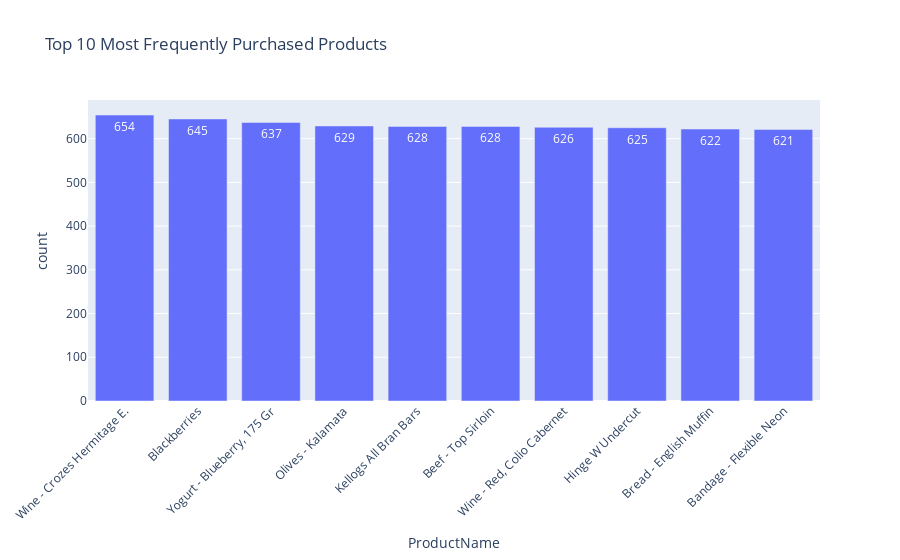

The notebook cell this image was saved under:
### Code cell
dfprod = df.groupby('ProductName').agg(
    count=('ProductName', 'count'),
    avg_price=('price', 'mean')
).reset_index()

dfprod = dfprod.sort_values(by='count', ascending=False)

top10 = dfprod.head(10)

fig = px.bar(
    top10,
    x='ProductName',
    y='count',
    hover_data=['avg_price'],  
    title='Top 10 Most Frequently Purchased Products',
    text='count'
)

fig.update_layout(xaxis_tickangle=-45)
fig.show()

### Figure 1 — Plotly figure (JSON) as saved in the notebook; plotly's stock layout.template omitted (floating-point values rounded to 4 significant figures)
{"data": [{"customdata": [[81.01], [72.94], [26.89], [18.79], [29.23], [3.332], [60.22], [81.9], [34.51], [77.59]], "hovertemplate": "ProductName=%{x}<br>count=%{text}<br>avg_price=%{customdata[0]}<extra></extra>", "legendgroup": "", "marker": {"color": "#636efa", "pattern": {"shape": ""}}, "name": "", "orientation": "v", "showlegend": false, "text": [654.0, 645.0, 637.0, 629.0, 628.0, 628.0, 626.0, 625.0, 622.0, 621.0], "textposition": "auto", "type": "bar", "x": ["Wine - Crozes Hermitage E.", "Blackberries", "Yogurt - Blueberry, 175 Gr", "Olives - Kalamata", "Kellogs All Bran Bars", "Beef - Top Sirloin", "Wine - Red, Colio Cabernet", "Hinge W Undercut", "Bread - English Muffin", "Bandage - Flexible Neon"], "xaxis": "x", "y": [654, 645, 637, 629, 628, 628, 626, 625, 622, 621], "yaxis": "y"}], "layout": {"barmode": "relative", "legend": {"tracegroupgap": 0}, "title": {"text": "Top 10 Most Frequently Purchased Products"}, "xaxis": {"anchor": "y", "domain": [0, 1], "tickangle": -45, "title": {"text": "ProductName"}}, "yaxis": {"anchor": "x", "domain": [0, 1], "title": {"text": "count"}}}}
